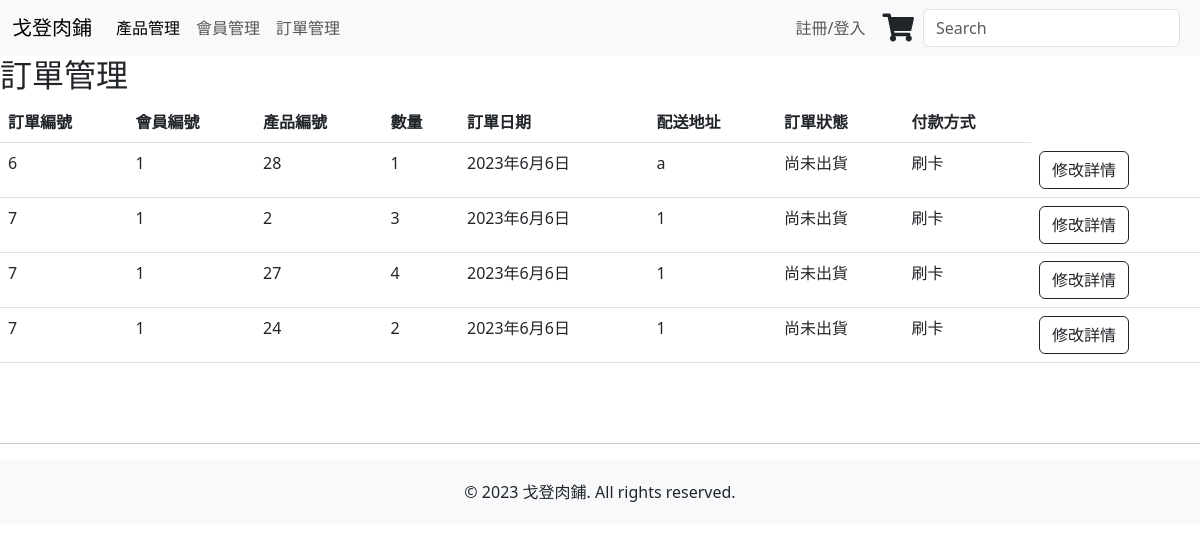
/orders_view/, run on an earlier commit of the app's database.
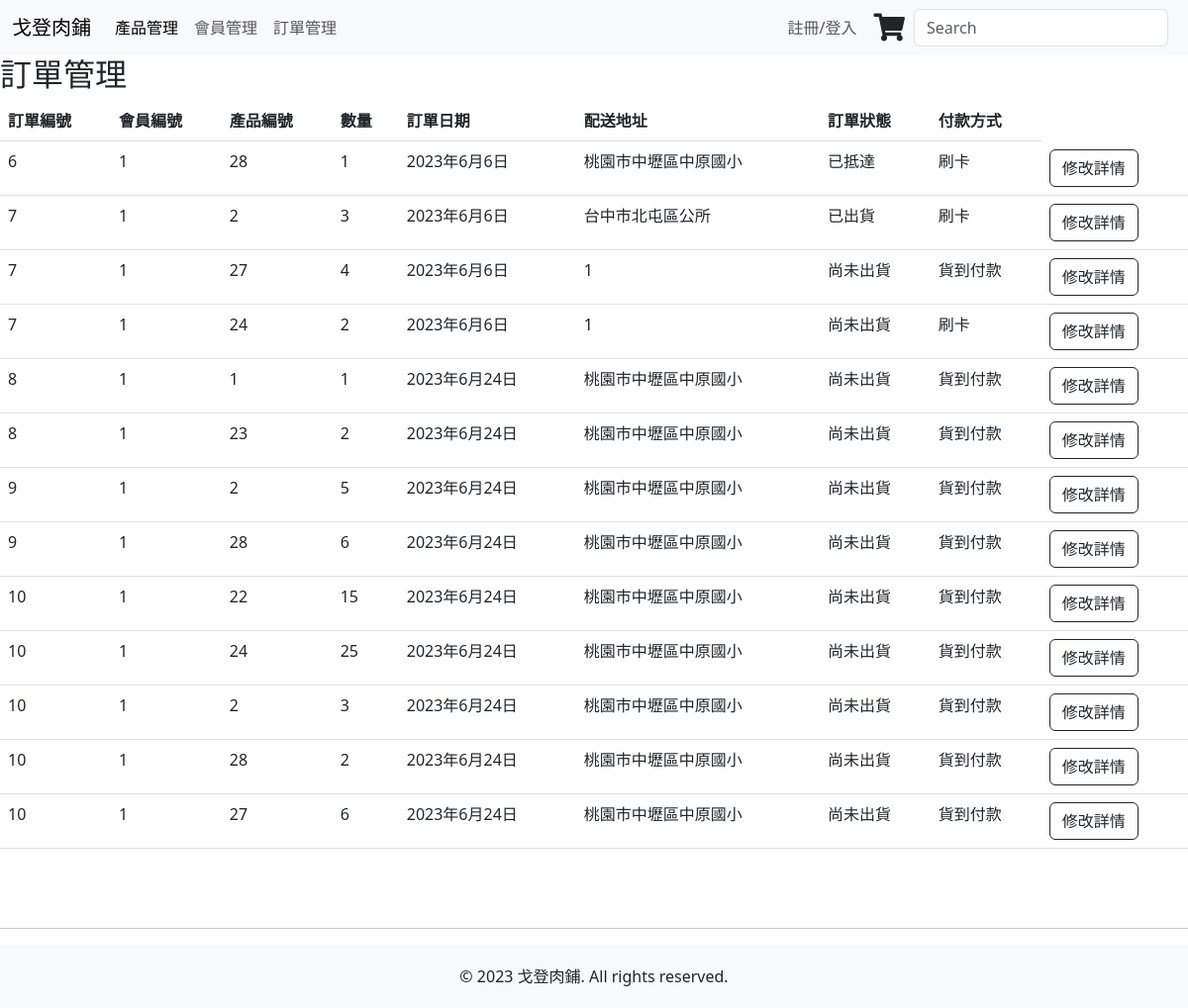
And on a later commit of the database.
### mywebsite/models.py (models this page shows)
class order_detail(models.Model):
    PAYMENT_METHOD_CHOICES = [
        ('COD', '貨到付款'),
        ('CC', '刷卡'),
        ('CVS', '超商'),
    ]
    ORDER_STATUS_CHOICES = [
        ('NOT_SHIPPED', '尚未出貨'),
        ('SHIPPED', '已出貨'),
        ('ARRIVED', '已抵達'),
    ]
    ODID = models.AutoField('訂單明細編號', primary_key=True)
    OID = models.CharField('訂單編號', max_length=1000)
    MID = models.CharField('會員編號', max_length=1000)
    PID = models.CharField('產品編號', max_length=1000)
    PNUM = models.IntegerField('數量')
    ODate = models.DateField('訂單日期', auto_now_add=True)
    OAddr = models.CharField('配送地址', max_length=100)
    OStatus = models.CharField('訂單狀態',max_length=12, choices=ORDER_STATUS_CHOICES, default='NOT_SHIPPED')
    OPayment = models.CharField('付款方式',max_length=3, choices=PAYMENT_METHOD_CHOICES, default='COD')

### mywebsite/views.py (the view)
# urls.py: path('orders_view/', views.orders_view),
def orders_view(request):
    ord = order_detail.objects.all()
    return render(request, 'orders_page.html', locals())

### templates/orders_page.html (shortened to what the changed rows need)
<!DOCTYPE html>
<html>
<head>
    <head>
        <link href="https://cdn.jsdelivr.net/npm/bootstrap@5.3.0-alpha3/dist/css/bootstrap.min.css" rel="stylesheet">
        {% load static %}
        <link href="{% static 'css/styles.css'%}" rel="stylesheet" />
        <link rel="stylesheet" href="https://use.fontawesome.com/releases/v5.6.3/css/all.css"
>
    </head>
</head>
<body>
    <main>
        <div id = "order">
            <h2>訂單管理</h2>
            <table class="table">
                <thead>
                  <tr>
                    <th>訂單編號</th>
                    <th>會員編號</th>
                    <th>產品編號</th>
                    <th>數量</th>
                    <th>訂單日期</th>
                    <th>配送地址</th>
                    <th>訂單狀態</th>
                    <th>付款方式</th>
                  </tr>
                </thead>
                <tbody>
                  {% for o in ord %}
                  <tr>
                    <form action="/or_e_view/" method = "POST">{% csrf_token %}
                      <td>{{ o.OID }}</td>
                      <td>{{ o.MID }}</td>
                      <td>{{ o.PID }}</td>
                      <td>{{ o.PNUM }}</td>
                      <td>{{ o.ODate }}</td>
                      <td>{{ o.OAddr }}</td>
                      <td>
                        {% if o.OStatus == 'NOT_SHIPPED' %}尚未出貨{% endif %}
                        {% if o.OStatus == 'SHIPPED' %}已出貨{% endif %}
                        {% if o.OStatus == 'ARRIVED' %}已抵達{% endif %}
                      </td>
                      <td>
                        {% if o.OPayment == 'COD' %}貨到付款{% endif %}
                        {% if o.OPayment == 'CC' %}刷卡{% endif %}
                      </td>
                      <td>
                        <input type="submit" value="修改詳情" class="btn btn-outline-dark">
                      </td>
                    </form>
                  </tr>
                  {% endfor %}
              </table>
            </div>
        <br>
            <BR>
    </main>
</body>
</html>

What changed in the data, as far as the page shows it:
changed order_detail (number 1 of 13 on the later page): OAddr "a" → "桃園市中壢區中原國小"; OStatus "尚未出貨" → "已抵達"
changed order_detail: OAddr "1" → "台中市北屯區公所"; OStatus "尚未出貨" → "已出貨"
changed order_detail (number 3 of 13 on the later page): OPayment "刷卡" → "貨到付款"
added order_detail: OID "8", MID "1", PID "1", PNUM "1", ODate "2023年6月24日", OAddr "桃園市中壢區中原國小", OStatus "尚未出貨", OPayment "貨到付款"
added order_detail: OID "8", MID "1", PID "23", PNUM "2", ODate "2023年6月24日", OAddr "桃園市中壢區中原國小", OStatus "尚未出貨", OPayment "貨到付款"
added order_detail: OID "9", MID "1", PID "2", PNUM "5", ODate "2023年6月24日", OAddr "桃園市中壢區中原國小", OStatus "尚未出貨", OPayment "貨到付款"
added order_detail: OID "9", MID "1", PID "28", PNUM "6", ODate "2023年6月24日", OAddr "桃園市中壢區中原國小", OStatus "尚未出貨", OPayment "貨到付款"
added order_detail: OID "10", MID "1", PID "22", PNUM "15", ODate "2023年6月24日", OAddr "桃園市中壢區中原國小", OStatus "尚未出貨", OPayment "貨到付款"
added order_detail: OID "10", MID "1", PID "24", PNUM "25", ODate "2023年6月24日", OAddr "桃園市中壢區中原國小", OStatus "尚未出貨", OPayment "貨到付款"
added order_detail: OID "10", MID "1", PID "2", PNUM "3", ODate "2023年6月24日", OAddr "桃園市中壢區中原國小", OStatus "尚未出貨", OPayment "貨到付款"
added order_detail: OID "10", MID "1", PID "28", PNUM "2", ODate "2023年6月24日", OAddr "桃園市中壢區中原國小", OStatus "尚未出貨", OPayment "貨到付款"
added order_detail: OID "10", MID "1", PID "27", PNUM "6", ODate "2023年6月24日", OAddr "桃園市中壢區中原國小", OStatus "尚未出貨", OPayment "貨到付款"
